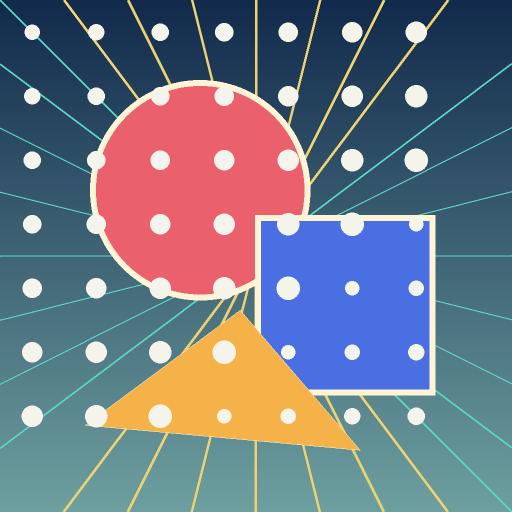
#> input picture vendor_verifier/testdata/prompt_token_cases/images/vision_fixture.png, 1024 x 1024 px (shown at 1/2 size)
$ python -i image_fingerprint.py   (imports and definitions only)
#> lines starting #> are read from the running program, lines starting #| are printed output that depends on the picture
"""图片指纹：给每张落盘的生成图片算内容指纹，并在报告里给出逐图数据与重复情况。

两个图片套件（``gpt_image`` / ``gemini_image``）共用本模块，保证同一套口径：

* **SHA-256**：落盘字节的完整摘要，用来判定「两张图是否完全一致」；
* **dHash**（difference hash）：9×8 灰度差分哈希（64 位，16 位十六进制），
  描述**明暗结构**——同一张图重新编码（PNG↔JPEG）、加壳/加水印之后 SHA-256
  必然变，dHash 通常只差 0～6 位；
* **chash**（配色指纹）：4×4 网格的平均色（48 字节，96 位十六进制）。只靠明暗
  dHash 的话，「同一个构图换了一套配色」「纯色图」都会被判成同一张——网格里的
  绝对色值把它们分开，而且重编码后几乎不变。

为什么不直接用「三通道 dHash」：差分哈希只记相邻像素的强弱方向，换色后每个通道
的梯度结构还是一样（红圆→蓝圆只交换了 R/B 通道），分不出配色；只有取绝对色值
才分得开。

为什么值得进报告：逐图 sha256 一直只躺在 ``requests.jsonl`` 里，报告读者看不到。
中转渠道复用同一张图（缓存、占位图、假生成）是真实存在的风险，把指纹摆到报告
里才能被直接审阅。

判定口径（**重要**）：

* 指纹只作**证据**，不参与准入判定——同一个提示词下的正常生成也可能高度相似，
  重复只说明「值得复核」，单凭指纹不能判假；
* 反过来，指纹全不相同也不能证明上游没有注入或改写（改分辨率、重压缩都会改变
  字节），所以本模块只描述事实，不下结论。
"""
from __future__ import annotations

from typing import Any, Iterable

from PIL import Image

# 9×8 灰度：每行 8 组「相邻像素谁更亮」，共 64 位。
DHASH_WIDTH = 9
DHASH_HEIGHT = 8
# 4×4 网格 → 16 个平均色 → 48 字节。
COLOR_GRID = 4
# 近似重复阈值：明暗汉明距离（位）与配色平均绝对差（0～255，逐通道逐格平均）。
NEAR_DUPLICATE_DISTANCE = 6
NEAR_COLOR_DISTANCE = 12
# 「基本可判为同一张图」的强口径：明暗 ≤ 2 位且配色差 ≤ 4。
SAME_IMAGE_DISTANCE = 2
SAME_COLOR_DISTANCE = 4
# 近似重复是 O(n²) 比对：图片太多时只做 SHA-256 判重，避免收尾阶段卡住。
NEAR_DUPLICATE_MAX_IMAGES = 2000
# 报告与 summary 里的逐图明细上限（完整数据始终在 requests.jsonl）。
DETAIL_LIMIT = 200
GROUP_LIMIT = 20
SHA256_DISPLAY_CHARS = 16


def _resample():
    return getattr(Image, "Resampling", Image).BOX


# [17 lines left out: function _dhash_hex, not called in this run]


def difference_hash(image: Image.Image) -> str | None:
    """算一张 PIL 图片的明暗 dHash（16 位十六进制）；失败返回 None。

    只取第一帧（动图按首帧算），失败不得影响落盘——指纹是附加证据。
    """
    try:
        return _dhash_hex(image.convert("L").resize((DHASH_WIDTH, DHASH_HEIGHT), _resample()))
    except Exception:  # 解码异常/不支持的色彩模式：留空，不阻断
        return None


def color_hash(image: Image.Image) -> str | None:
    """算配色指纹：4×4 网格平均色的十六进制串（16 格 × RGB = 96 位十六进制）。"""
    try:
        small = image.convert("RGB").resize((COLOR_GRID, COLOR_GRID), _resample())
        return small.tobytes().hex()
    except Exception:
        return None


def image_signature(image: Image.Image) -> dict[str, str | None]:
    """一次解码里取齐两项指纹（明暗 dHash + 配色 chash），落盘时写入请求行。"""
    return {
        "dhash": difference_hash(image),
        "chash": color_hash(image),
    }


# [200 lines left out: functions hamming_distance, color_distance, _sort_key, _image_entries, _same_bytes_groups, _near_groups and 2 more, not called in this run]


def _cell(value: Any) -> str:
    return str(value).replace("|", "\\|").replace("\n", " ") if value is not None else "—"


# [93 lines left out: function fingerprint_lines, not called in this run]

>>> import cv2
>>> picture = cv2.imread('../vendor_verifier/testdata/prompt_token_cases/images/vision_fixture.png', cv2.IMREAD_GRAYSCALE)
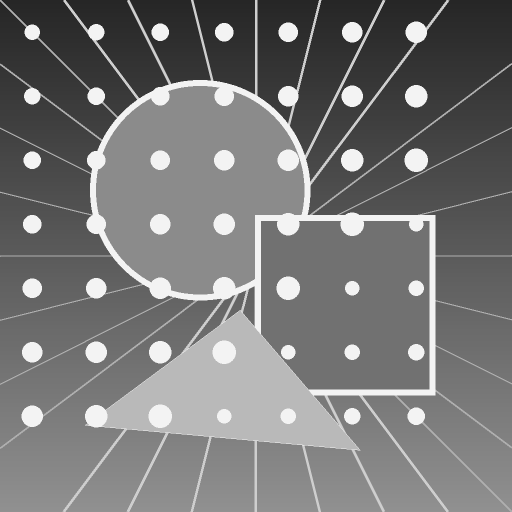
#> picture: shape (1024, 1024) (shown at 1/2 size); min 38, max 243, mean 118.7
>>> result = image_signature(picture)
#> result = 2 items
